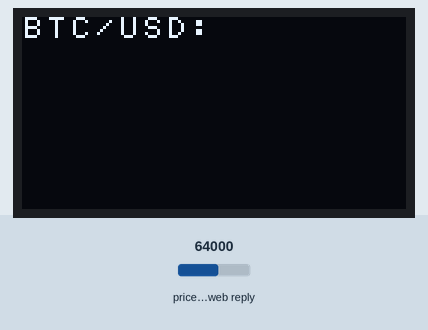
Recording of a sketch running on a simulated ESP8266 (NodeMCU). On the bench: 128×64 one-colour display. Wiring (inferred from the names in the program): SSD1306 OLED at I2C address 0x3C. Inputs (shaded band) come from the test bench; at power-on: price in the web reply 64000. WiFi joins after 1.5 s; servers stay silent unless stated; web services answer with replies made up by the test bench; what the sketch prints to the serial monitor is not drawn.

Above: at 1.9 s.
At 4.4 s:
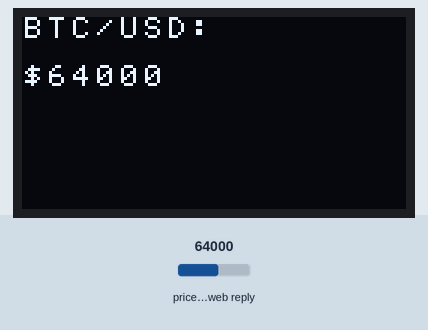
4.5 s: price in the web reply set to 21580
At 16.7 s:
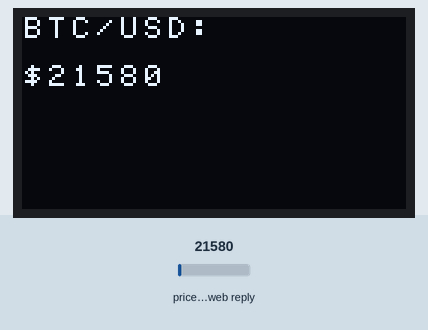
17.3 s: price in the web reply set to 39750
At 28.6 s:
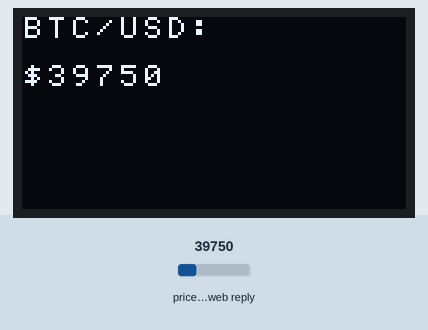
29.3 s: price in the web reply set to 59500
At 40.5 s:
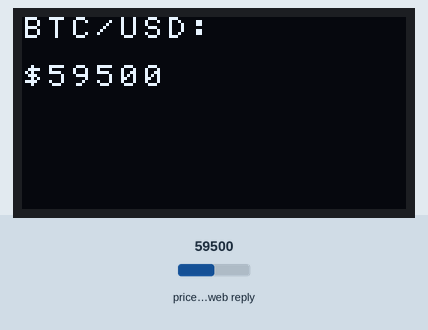
Timing chart, 0 to 42.0 s (numbered marks = the images above; inputs shaded):
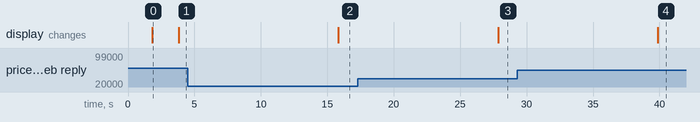

The sketch:

simple_btc_oled.ino
```cpp
// (licence header left out)
#include <ESP8266WiFi.h>
#include <ArduinoJson.h>
#include <Wire.h>
#include "util.h"

const char* ssid     = "YOUR_SSID";
const char* password = "YOUR_PASSWORD";

#define CD_API "/v1/bpi/currentprice.json"
#define CD_URL "api.coindesk.com"

static char respBuffer[4096];

WiFiClient client;

void setup()
{
  Serial.begin(115200);
  Serial.setDebugOutput(true);

  Serial.println();
  Serial.println();
  Serial.print("Connecting to ");
  Serial.println(ssid);

  WiFi.begin(ssid, password);

  while (WiFi.status() != WL_CONNECTED)
  {
    delay(500);
    Serial.print(".");
  }

  Serial.println("");
  Serial.println("WiFi connected");
  Serial.println("IP address: ");
  Serial.println(WiFi.localIP());

  Wire.begin();
  displayInit();                // initialze OLED display
  displayClear();               // clear the display
  setTextXY(0,0);               // Set the cursor position to 0th page (row), 0th column
  displayString("BTC/USD:");
}

String data;

void loop()
{
  getData();
  printData(data);
  delay(10000);
}

void getData()
{
  const char request[] =
    "GET " CD_API " HTTP/1.1\r\n"
    "User-Agent: ESP8266/0.1\r\n"
    "Accept: */*\r\n"
    "Host: " CD_URL "\r\n"
    "Connection: close\r\n"
    "\r\n";
  Serial.print("Requesting URL: ");
  Serial.println(CD_URL);

  delay(100);

  if (!client.connect(CD_URL, 80))
  {
    Serial.println("Connection failed");
    return;
  }

  client.print(request);
  client.flush();
  delay(1000);

  uint16_t index = 0;
  while(client.connected())
  {
    if(client.available())
    {
      respBuffer[index++] = client.read();
      delay(1);
    }
  }
  client.stop();
  char * json = strchr(respBuffer,'{');
  String json_str = String(json);

  ///////////////////////////////////////////
  // The Response Buffer currently (03.11.18)
  // contains a stray 'd' character that
  // corrupts the data. This removes it, but
  // shouldn't be necessary when the issue is
  // fixed!
  uint16_t idx_d = json_str.lastIndexOf('d');
  json_str.remove(idx_d,3);
  ///////////////////////////////////////////

  Serial.println(json_str);

  DynamicJsonBuffer jBuffer;
  JsonObject& root = jBuffer.parseObject(json_str);

  Serial.println("JsonObject: ");
  root.prettyPrintTo(Serial);
  Serial.println();

  JsonObject& bpi = root["bpi"];
  JsonObject& usd = bpi["USD"];
  String tmp = usd["rate_float"];
  data = tmp;
  Serial.print("BTC (USD): $");
  Serial.println(data);
}

void printData(String data)
{
  setTextXY(2,0);
  displayString("$");

  setTextXY(2,1);
  char __data[sizeof(data)];
  data.toCharArray(__data, sizeof(__data));
  displayString(__data);
}

void sendData(unsigned char data)
{
  Wire.beginTransmission(I2C_ADDRESS);  // begin I2C transmission
  Wire.write(CMD_MODE_DATA);            // set mode: data
  Wire.write(data);
  Wire.endTransmission();               // stop I2C transmission
}

void sendCommand(unsigned char command)
{
  Wire.beginTransmission(I2C_ADDRESS);  // begin I2C communication
  Wire.write(CMD_MODE_COMMAND);         // set mode: command
  Wire.write(command);
  Wire.endTransmission();               // End I2C communication
}

void displayInit()
{
  sendCommand(CMD_DISPLAY_OFF); //DISPLAYOFF
  sendCommand(0x8D);            //CHARGEPUMP Charge pump setting
  sendCommand(0x14);            //CHARGEPUMP Charge pump enable
  sendCommand(0xA1);            //SEGREMAP   Mirror screen horizontally (A0)
  sendCommand(0xC8);            //COMSCANDEC Rotate screen vertically (C0)
}

void setTextXY(unsigned char row, unsigned char col)
{
    sendCommand(0xB0 + row);                //set page address
    sendCommand(0x00 + (8*col & 0x0F));     //set column lower address
    sendCommand(0x10 + ((8*col>>4)&0x0F));  //set column higher address
}

void displayString(const char *str)
{
    unsigned char i=0, j=0, c=0;
    while(str[i])
    {
      c = str[i++];
      if(c < 32 || c > 127) //Ignore non-printable ASCII characters. This can be modified for multilingual font.
      {
        c=' '; //Space
      }
      for(j=0;j<8;j++)
      {
         //read bytes from code memory
         sendData(pgm_read_byte(&BasicFont[c-32][j])); //font array starts at 0, ASCII starts at 32. Hence the translation
      }
    }
}

void displayClear()
{
  unsigned char i=0, j=0;
  sendCommand(CMD_DISPLAY_OFF);     //display off
  for(j=0;j<8;j++)
  {
    setTextXY(j,0);
    {
      for(i=0;i<16;i++)  //clear all columns
      {
        displayString((const char*)" ");
      }
    }
  }
  sendCommand(CMD_DISPLAY_ON);     //display on
  setTextXY(0,0);
}
```

Source omitted: util.h (data table, 4569 bytes)

Measured:
- after the input at 4.5 s, the display: changes after 11.3 s (image 2)
- after the input at 17.3 s, the display: changes after 10.6 s (image 3)
- after the input at 29.3 s, the display: changes after 10.6 s (image 4)
- what the display in image 0 shows lasts 2.0 s, from 1.8 s to 3.8 s
